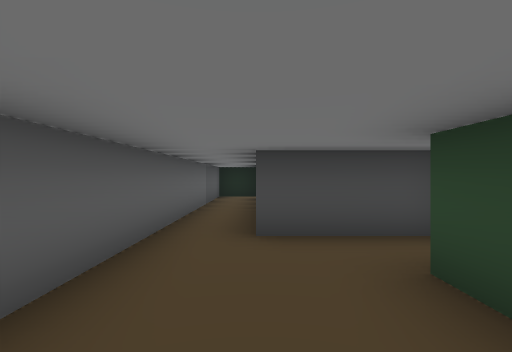
view 1 (above)

23 first-person views from a walk through a Unity game level. The camera is 1.4 m above the floor, looks level and sees 85° across. The floor is counted in squares, 2 m on a side. Each view is taken from the middle of a square. On the plan, view 1 faces up. The plan holds only what a view shows up to about 9 squares ahead; the rest is blank. The place goes on beyond the plan. The player is left out.

view 2
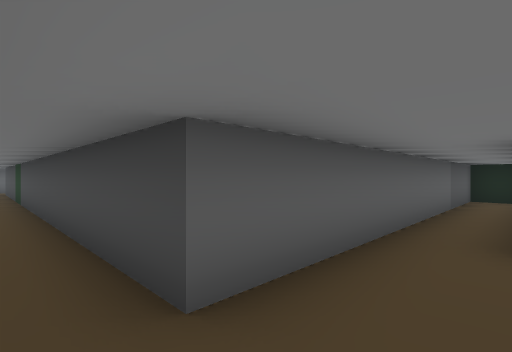

view 3
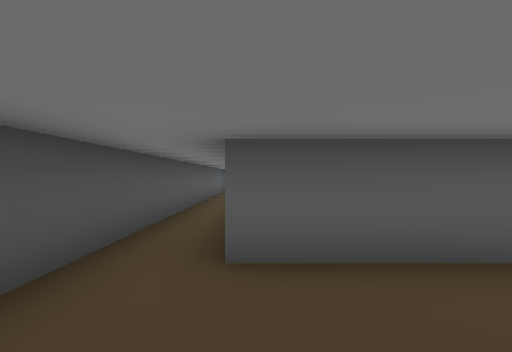

view 4
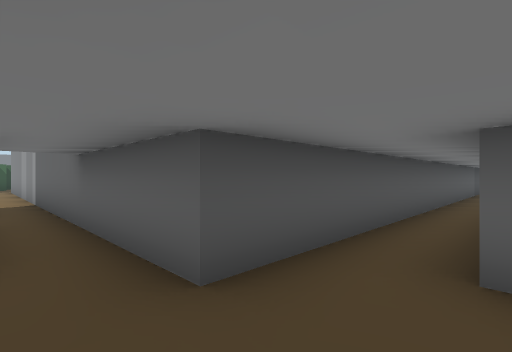

view 5
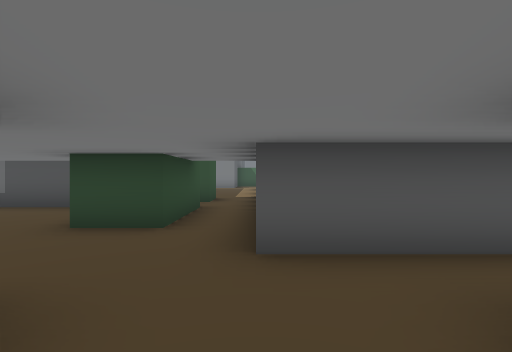

view 6
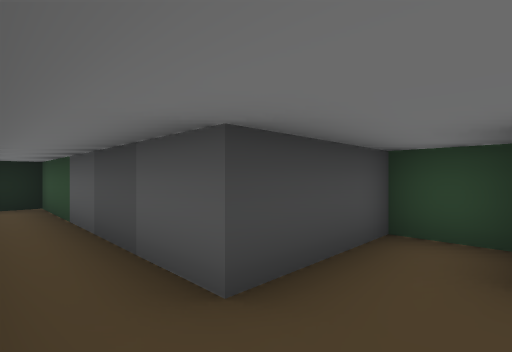

view 7
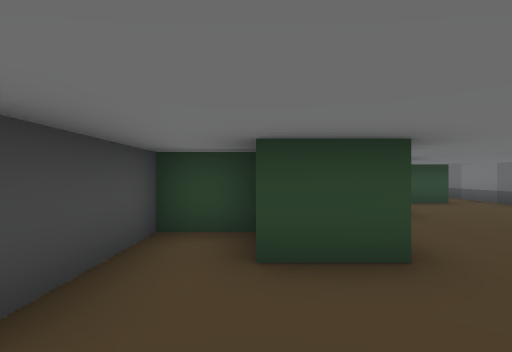

view 8
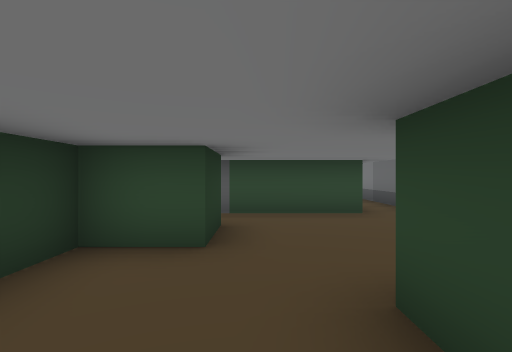

view 9
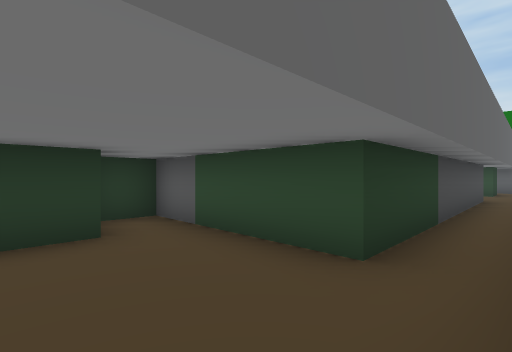

view 10
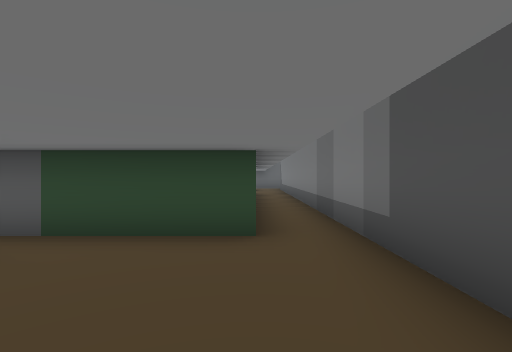

view 11
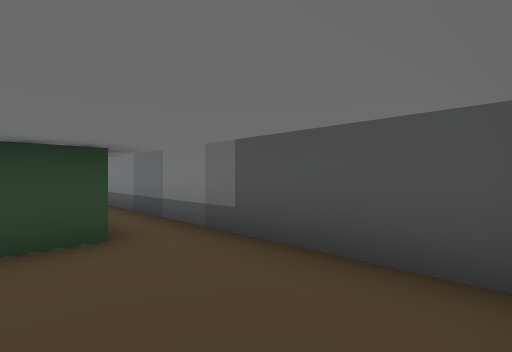

view 12
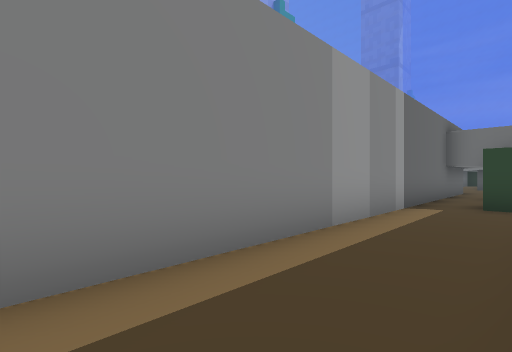

view 13
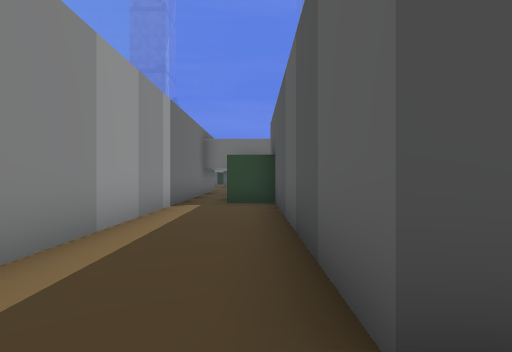

view 14
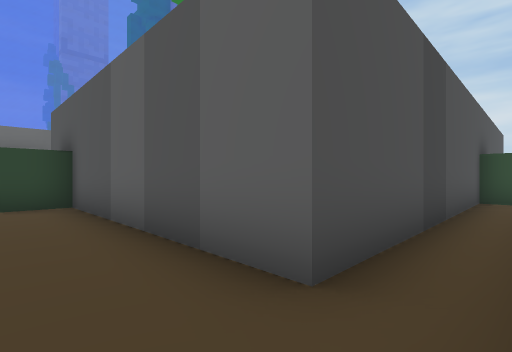

view 15
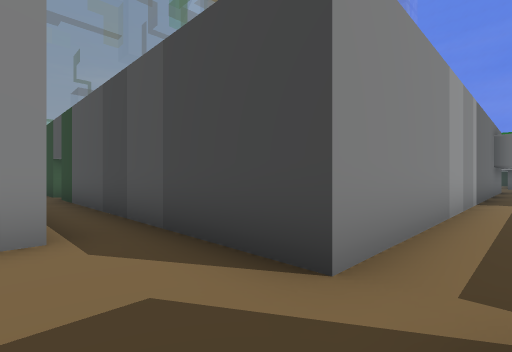

view 16
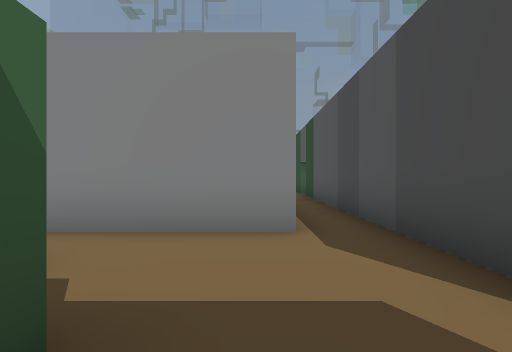

view 17
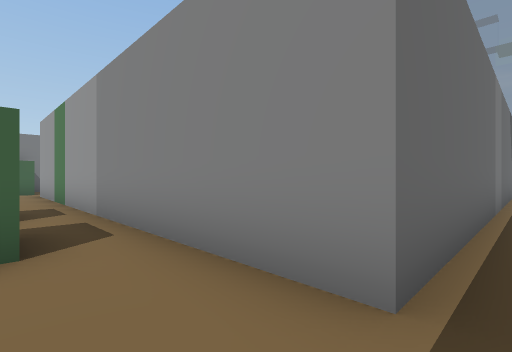

view 18
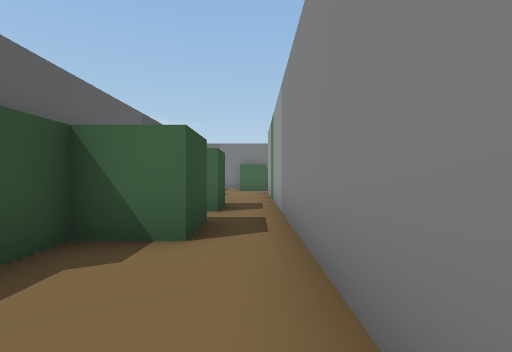

view 19
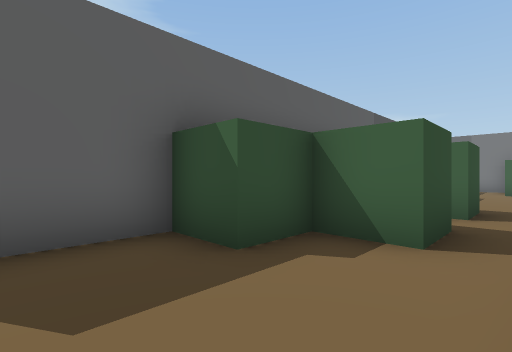

view 20
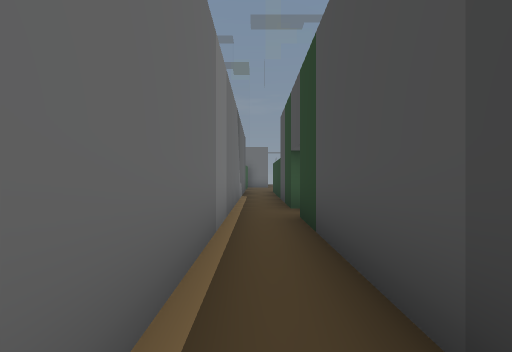

view 21
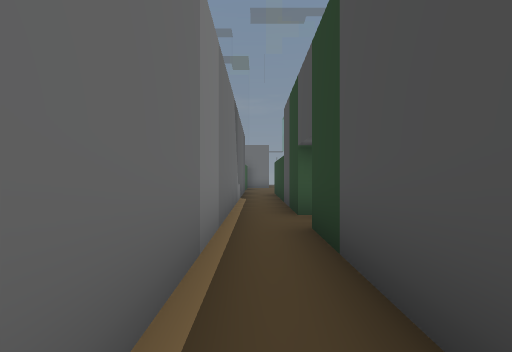

view 22
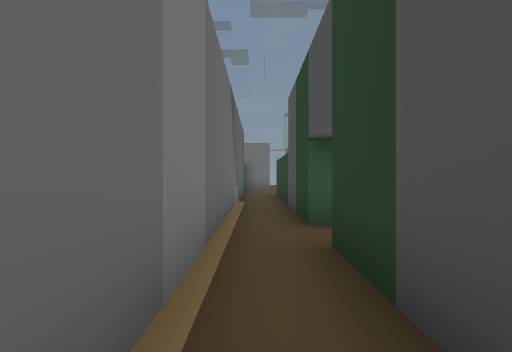

view 23
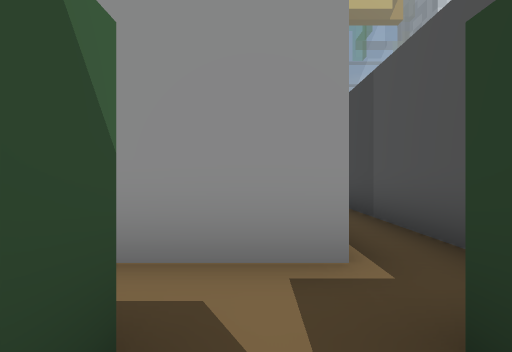

### Floor plan
Ten units are one square. View 1 is at (0, 0); x grows to the right and y downward. Boxes are objects, and circles mark ways between rooms. Rooms are numbered by the first view taken in them; rooms with no view inside come last. Other rooms are left out.
<svg viewBox="-140 -100 270 285">
<path fill="none" stroke="#000" d="M12 -6 12 -20M25 -20 25 -32 0 -32 0 -95 -12 -95 -12 -8 -118 -8M-102 5 0 5M12 42 12 18 25 18M0 5 0 55M50 5 38 5 38 -8 29 -8M30 43 120 43M125 30 63 30 63 -8 52 -8M0 55 0 142M88 142 88 161M100 130 25 130 25 68 12 68 12 55M100 155 105 155M-25 155 -25 175M-13 180 0 180 0 168 12 168 12 151M0 142 -24 142M-100 142 -135 142M-135 155 -25 155M-24 142 -88 142"/>
<circle cx="10" cy="0" r="3" fill="#2a7"/>
<circle cx="20" cy="5" r="3" fill="#2a7"/>
<circle cx="10" cy="60" r="3" fill="#2a7"/>
<circle cx="10" cy="150" r="3" fill="#2a7"/>
<circle cx="-30" cy="150" r="3" fill="#2a7"/>
<text x="-30" y="0">1</text>
<text x="10" y="30">2</text>
<text x="60" y="30">3</text>
<text x="20" y="120">4</text>
<text x="-10" y="160">5</text>
<text x="-80" y="150">6</text>
</svg>
Room 1 opens to room 2. Room 2 opens to room 3. Room 2 opens to room 4. Room 4 opens to room 5. Room 5 opens to room 6.

Where each view was taken, in squares from view 1:
view 1: 0 up, 0 right, facing up
view 2: 0 up, 0 right, facing up-left
view 3: 1 up, 1 right, facing left
view 4: 1 up, 1 right, facing down-left
view 5: 2 up, 0 right, facing down
view 6: 2 up, 1 left, facing up-right
view 7: 2 up, 1 left, facing right
view 8: 1 down, 1 right, facing right
view 9: 4 down, 4 right, facing up-right
view 10: 3 down, 3 right, facing right
view 11: 2 down, 3 right, facing down-right
view 12: 14 down, 2 right, facing up-left
view 13: 14 down, 2 right, facing up
view 14: 14 down, 1 right, facing up-right
view 15: 16 down, 1 right, facing up-left
view 16: 16 down, 1 right, facing left
view 17: 15 down, 1 left, facing down-left
view 18: 15 down, 2 left, facing down
view 19: 15 down, 2 left, facing down-right
view 20: 15 down, 4 left, facing left
view 21: 15 down, 5 left, facing left
view 22: 15 down, 6 left, facing left
view 23: 15 down, 11 right, facing left
